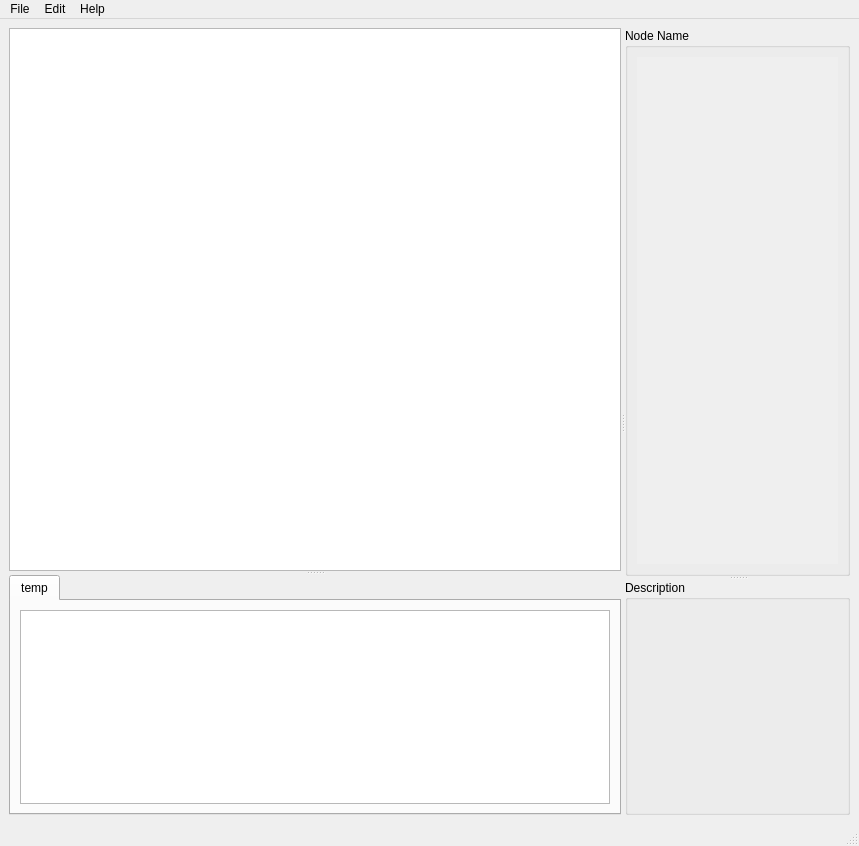
<?xml version="1.0" encoding="UTF-8"?>
<ui version="4.0">
 <class>MainWindow</class>
 <widget class="QMainWindow" name="MainWindow">
  <property name="geometry">
   <rect>
    <x>0</x>
    <y>0</y>
    <width>859</width>
    <height>846</height>
   </rect>
  </property>
  <property name="windowTitle">
   <string>Rig Node Editor</string>
  </property>
  <property name="windowIcon">
   <iconset>
    <normaloff>:/images/brasero.svg</normaloff>:/images/brasero.svg</iconset>
  </property>
  <widget class="QWidget" name="centralwidget">
   <layout class="QGridLayout" name="gridLayout">
    <item row="0" column="0">
     <widget class="QSplitter" name="mainSplitter">
      <property name="sizePolicy">
       <sizepolicy hsizetype="Expanding" vsizetype="Preferred">
        <horstretch>1</horstretch>
        <verstretch>1</verstretch>
       </sizepolicy>
      </property>
      <property name="minimumSize">
       <size>
        <width>700</width>
        <height>700</height>
       </size>
      </property>
      <property name="orientation">
       <enum>Qt::Horizontal</enum>
      </property>
      <property name="childrenCollapsible">
       <bool>false</bool>
      </property>
      <widget class="QSplitter" name="nodeWindow_nodes_Splitter">
       <property name="orientation">
        <enum>Qt::Vertical</enum>
       </property>
       <property name="opaqueResize">
        <bool>true</bool>
       </property>
       <property name="childrenCollapsible">
        <bool>false</bool>
       </property>
       <widget class="QGraphicsView" name="nodeDropGraphicsView">
        <property name="sizePolicy">
         <sizepolicy hsizetype="Expanding" vsizetype="Expanding">
          <horstretch>0</horstretch>
          <verstretch>2</verstretch>
         </sizepolicy>
        </property>
        <property name="minimumSize">
         <size>
          <width>0</width>
          <height>0</height>
         </size>
        </property>
        <property name="renderHints">
         <set>QPainter::Antialiasing|QPainter::TextAntialiasing</set>
        </property>
        <property name="dragMode">
         <enum>QGraphicsView::RubberBandDrag</enum>
        </property>
        <property name="resizeAnchor">
         <enum>QGraphicsView::NoAnchor</enum>
        </property>
       </widget>
       <widget class="QTabWidget" name="nodesWindow">
        <property name="sizePolicy">
         <sizepolicy hsizetype="Fixed" vsizetype="Preferred">
          <horstretch>0</horstretch>
          <verstretch>0</verstretch>
         </sizepolicy>
        </property>
        <property name="minimumSize">
         <size>
          <width>450</width>
          <height>209</height>
         </size>
        </property>
        <property name="currentIndex">
         <number>0</number>
        </property>
        <property name="movable">
         <bool>true</bool>
        </property>
        <widget class="QWidget" name="tempTab">
         <attribute name="title">
          <string>temp</string>
         </attribute>
         <layout class="QHBoxLayout" name="horizontalLayout_4">
          <item>
           <widget class="QListWidget" name="rigNodesList">
            <property name="dragEnabled">
             <bool>true</bool>
            </property>
            <property name="dragDropMode">
             <enum>QAbstractItemView::DragDrop</enum>
            </property>
            <property name="isWrapping" stdset="0">
             <bool>true</bool>
            </property>
            <property name="layoutMode">
             <enum>QListView::SinglePass</enum>
            </property>
            <property name="gridSize">
             <size>
              <width>100</width>
              <height>20</height>
             </size>
            </property>
           </widget>
          </item>
         </layout>
        </widget>
       </widget>
      </widget>
      <widget class="QSplitter" name="nodeOption_description_Splitter">
       <property name="orientation">
        <enum>Qt::Vertical</enum>
       </property>
       <property name="childrenCollapsible">
        <bool>false</bool>
       </property>
       <widget class="QGroupBox" name="nodeOptionsWindow">
        <property name="sizePolicy">
         <sizepolicy hsizetype="Fixed" vsizetype="Preferred">
          <horstretch>1</horstretch>
          <verstretch>1</verstretch>
         </sizepolicy>
        </property>
        <property name="minimumSize">
         <size>
          <width>225</width>
          <height>200</height>
         </size>
        </property>
        <property name="title">
         <string>Node Name</string>
        </property>
        <layout class="QGridLayout" name="gridLayout_2">
         <item row="0" column="0">
          <widget class="QScrollArea" name="nodeMenuArea">
           <property name="frameShape">
            <enum>QFrame::NoFrame</enum>
           </property>
           <property name="widgetResizable">
            <bool>true</bool>
           </property>
           <property name="alignment">
            <set>Qt::AlignLeading|Qt::AlignLeft|Qt::AlignTop</set>
           </property>
           <widget class="QWidget" name="scrollAreaWidgetContents">
            <property name="geometry">
             <rect>
              <x>0</x>
              <y>0</y>
              <width>205</width>
              <height>514</height>
             </rect>
            </property>
            <layout class="QGridLayout" name="gridLayout_4"/>
           </widget>
          </widget>
         </item>
        </layout>
       </widget>
       <widget class="QGroupBox" name="descriptionWindow">
        <property name="minimumSize">
         <size>
          <width>225</width>
          <height>235</height>
         </size>
        </property>
        <property name="title">
         <string>Description</string>
        </property>
        <layout class="QHBoxLayout" name="horizontalLayout_2">
         <item>
          <widget class="QLabel" name="descriptionLabel">
           <property name="text">
            <string/>
           </property>
           <property name="alignment">
            <set>Qt::AlignLeading|Qt::AlignLeft|Qt::AlignTop</set>
           </property>
           <property name="wordWrap">
            <bool>true</bool>
           </property>
          </widget>
         </item>
        </layout>
       </widget>
      </widget>
     </widget>
    </item>
   </layout>
  </widget>
  <widget class="QMenuBar" name="menubar">
   <property name="geometry">
    <rect>
     <x>0</x>
     <y>0</y>
     <width>859</width>
     <height>21</height>
    </rect>
   </property>
   <widget class="QMenu" name="menuFile">
    <property name="title">
     <string>File</string>
    </property>
   </widget>
   <widget class="QMenu" name="menuEdit">
    <property name="title">
     <string>Edit</string>
    </property>
   </widget>
   <widget class="QMenu" name="menuHelp">
    <property name="title">
     <string>Help</string>
    </property>
   </widget>
   <addaction name="menuFile"/>
   <addaction name="menuEdit"/>
   <addaction name="menuHelp"/>
  </widget>
  <widget class="QStatusBar" name="statusbar"/>
 </widget>
 <resources>
  <include location="../icons.qrc"/>
 </resources>
 <connections/>
</ui>
